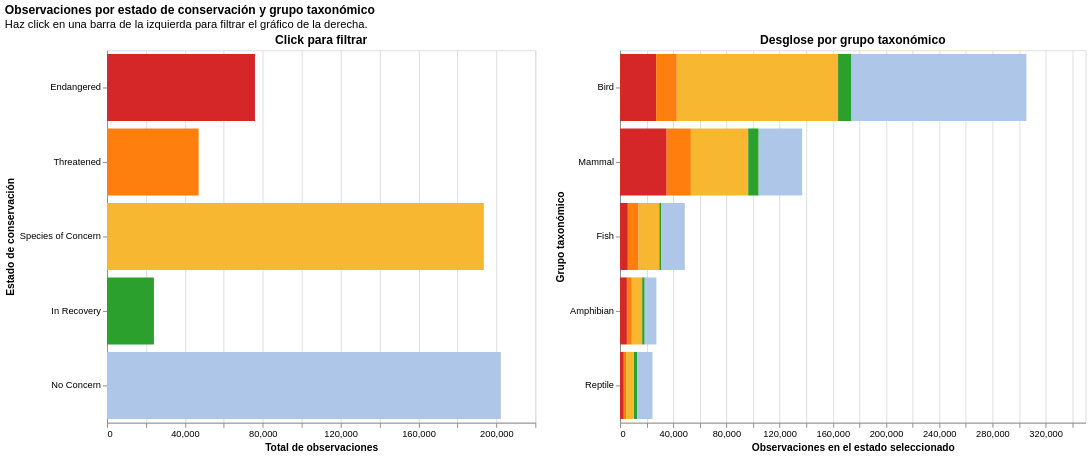

Notebook code for this chart:
### Code cell
# Definimos la selección compartida entre los dos charts
seleccion = alt.selection_point(fields=["conservation_status"])

escala_colores = alt.Scale(
    domain=list(COLORES_STATUS.keys()),
    range=list(COLORES_STATUS.values())
)

# ── Chart izquierdo: barras por estado de conservación ──
# El usuario hace click aquí para activar la selección
chart_izq = (
    alt.Chart(conteo_linked)
    .mark_bar()
    .encode(
        y=alt.Y("conservation_status:N",
                 sort=ORDEN_STATUS,
                 title="Estado de conservación",
                 axis=alt.Axis(labelLimit=180)),
        x=alt.X("sum(total_observaciones):Q",
                 title="Total de observaciones"),
        color=alt.Color("conservation_status:N",
                         scale=escala_colores,
                         legend=None),
        opacity=alt.condition(seleccion, alt.value(1.0), alt.value(0.25)),
        tooltip=[
            alt.Tooltip("conservation_status:N", title="Estado"),
            alt.Tooltip("sum(total_observaciones):Q",
                         title="Total observaciones", format=",")
        ]
    )
    .add_params(seleccion)
    .properties(
        width=460,
        height=400,
        title="Click para filtrar"
    )
)

# ── Chart derecho: desglose por grupo taxonómico ──
# Se actualiza automáticamente según la selección del chart izquierdo
chart_der = (
    alt.Chart(conteo_linked)
    .mark_bar()
    .encode(
        y=alt.Y("category:N",
                 sort="-x",
                 title="Grupo taxonómico"),
        x=alt.X("sum(total_observaciones):Q",
                 title="Observaciones en el estado seleccionado"),
        color=alt.Color("conservation_status:N",
                         scale=escala_colores,
                         legend=None),
        tooltip=[
            alt.Tooltip("category:N", title="Grupo"),
            alt.Tooltip("conservation_status:N", title="Estado"),
            alt.Tooltip("sum(total_observaciones):Q",
                         title="Observaciones", format=",")
        ]
    )
    .transform_filter(seleccion)
    .properties(
        width=500,
        height=400,
        title="Desglose por grupo taxonómico"
    )
)

# Combinamos los dos charts con el operador |
dashboard_linked = (
    (chart_izq | chart_der)
    .properties(
        title=alt.TitleParams(
            "Observaciones por estado de conservación y grupo taxonómico",
            subtitle="Haz click en una barra de la izquierda para filtrar el gráfico de la derecha."
        )
    )
)

dashboard_linked

### Figure 1 — Vega-Lite specification as saved in the notebook (floating-point values rounded to 4 significant figures)
{"config": {"view": {"continuousWidth": 300, "continuousHeight": 300}}, "hconcat": [{"mark": {"type": "bar"}, "encoding": {"color": {"field": "conservation_status", "legend": null, "scale": {"domain": ["Endangered", "Threatened", "Species of Concern", "In Recovery", "No Concern"], "range": ["#d62728", "#ff7f0e", "#f7b731", "#2ca02c", "#aec7e8"]}, "type": "nominal"}, "opacity": {"condition": {"param": "param_3", "value": 1.0}, "value": 0.25}, "tooltip": [{"field": "conservation_status", "title": "Estado", "type": "nominal"}, {"aggregate": "sum", "field": "total_observaciones", "format": ",", "title": "Total observaciones", "type": "quantitative"}], "x": {"aggregate": "sum", "field": "total_observaciones", "title": "Total de observaciones", "type": "quantitative"}, "y": {"axis": {"labelLimit": 180}, "field": "conservation_status", "sort": ["Endangered", "Threatened", "Species of Concern", "In Recovery", "No Concern"], "title": "Estado de conservación", "type": "nominal"}}, "height": 400, "name": "view_3", "title": "Click para filtrar", "width": 460}, {"mark": {"type": "bar"}, "encoding": {"color": {"field": "conservation_status", "legend": null, "scale": {"domain": ["Endangered", "Threatened", "Species of Concern", "In Recovery", "No Concern"], "range": ["#d62728", "#ff7f0e", "#f7b731", "#2ca02c", "#aec7e8"]}, "type": "nominal"}, "tooltip": [{"field": "category", "title": "Grupo", "type": "nominal"}, {"field": "conservation_status", "title": "Estado", "type": "nominal"}, {"aggregate": "sum", "field": "total_observaciones", "format": ",", "title": "Observaciones", "type": "quantitative"}], "x": {"aggregate": "sum", "field": "total_observaciones", "title": "Observaciones en el estado seleccionado", "type": "quantitative"}, "y": {"field": "category", "sort": "-x", "title": "Grupo taxonómico", "type": "nominal"}}, "height": 400, "title": "Desglose por grupo taxonómico", "transform": [{"filter": {"param": "param_3"}}], "width": 500}], "data": {"name": "data-a4e36a25d7bc5e17f32cb5e81c0a209a"}, "params": [{"name": "param_3", "select": {"type": "point", "fields": ["conservation_status"]}, "views": ["view_3"]}], "title": {"text": "Observaciones por estado de conservación y grupo taxonómico", "subtitle": "Haz click en una barra de la izquierda para filtrar el gráfico de la derecha."}, "$schema": "https://vega.github.io/schema/vega-lite/v5.20.1.json", "datasets": {"data-a4e36a25d7bc5e17f32cb5e81c0a209a": [{"conservation_status": "Endangered", "category": "Amphibian", "total_observaciones": 5141}, {"conservation_status": "Endangered", "category": "Bird", "total_observaciones": 27139}, {"conservation_status": "Endangered", "category": "Fish", "total_observaciones": 5860}, {"conservation_status": "Endangered", "category": "Mammal", "total_observaciones": 35036}, {"conservation_status": "Endangered", "category": "Reptile", "total_observaciones": 2807}, {"conservation_status": "In Recovery", "category": "Amphibian", "total_observaciones": 1922}, {"conservation_status": "In Recovery", "category": "Bird", "total_observaciones": 10109}, {"conservation_status": "In Recovery", "category": "Fish", "total_observaciones": 1636}, {"conservation_status": "In Recovery", "category": "Mammal", "total_observaciones": 7909}, {"conservation_status": "In Recovery", "category": "Reptile", "total_observaciones": 2491}, {"conservation_status": "No Concern", "category": "Amphibian", "total_observaciones": 8806}, {"conservation_status": "No Concern", "category": "Bird", "total_observaciones": 131514}, {"conservation_status": "No Concern", "category": "Fish", "total_observaciones": 17602}, {"conservation_status": "No Concern", "category": "Mammal", "total_observaciones": 32729}, {"conservation_status": "No Concern", "category": "Reptile", "total_observaciones": 11638}, {"conservation_status": "Species of Concern", "category": "Amphibian", "total_observaciones": 7807}, {"conservation_status": "Species of Concern", "category": "Bird", "total_observaciones": 121306}, {"conservation_status": "Species of Concern", "category": "Fish", "total_observaciones": 15648}, {"conservation_status": "Species of Concern", "category": "Mammal", "total_observaciones": 43068}, {"conservation_status": "Species of Concern", "category": "Reptile", "total_observaciones": 5709}, {"conservation_status": "Threatened", "category": "Amphibian", "total_observaciones": 3650}, {"conservation_status": "Threatened", "category": "Bird", "total_observaciones": 15471}, {"conservation_status": "Threatened", "category": "Fish", "total_observaciones": 7947}, {"conservation_status": "Threatened", "category": "Mammal", "total_observaciones": 18202}, {"conservation_status": "Threatened", "category": "Reptile", "total_observaciones": 1763}]}}
